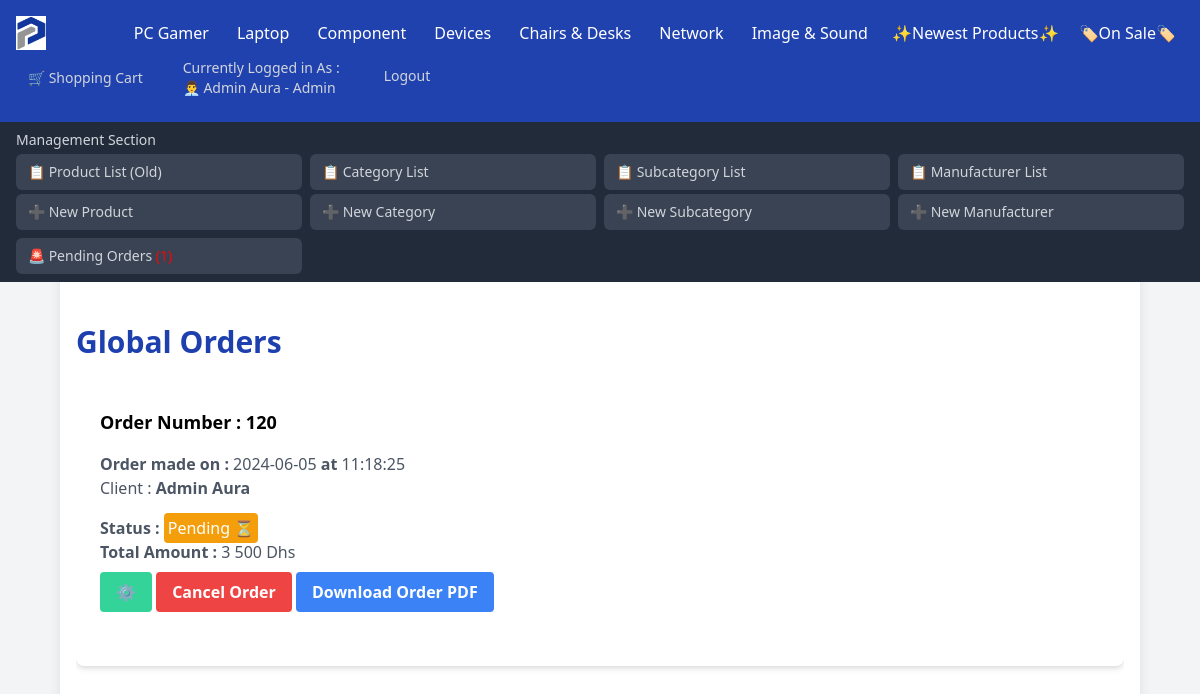
Before: /User/User_GlobalOrders.php (signed in) with the older database file.
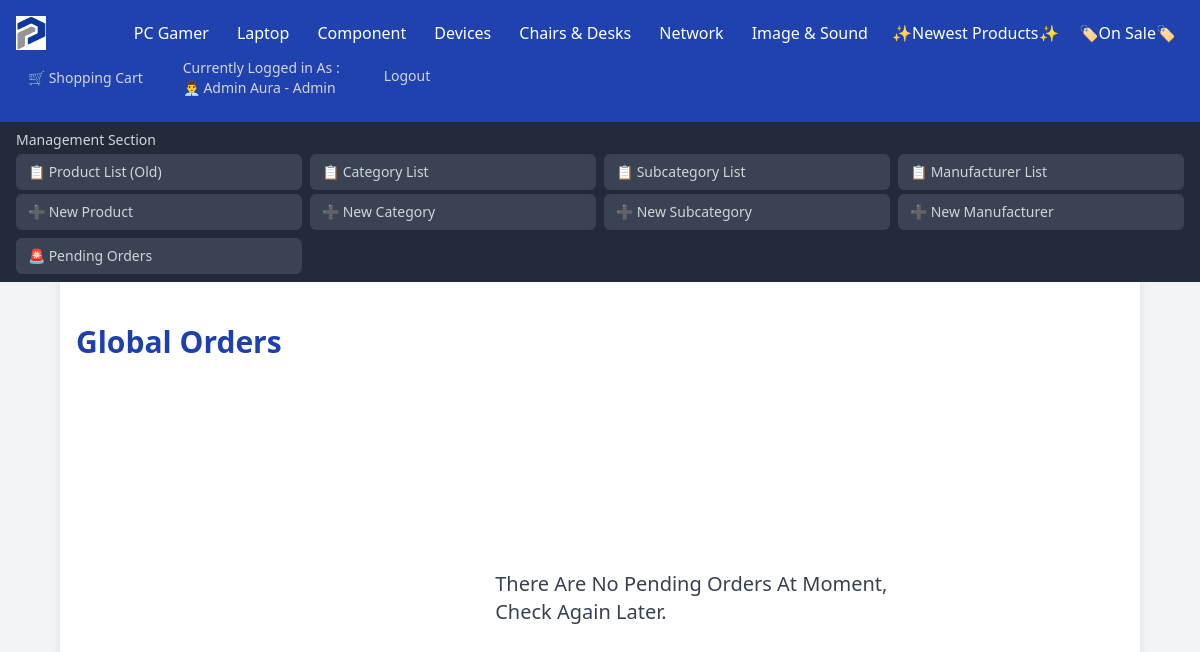
After: the same page with the newer database file.
### tables this page shows
CREATE TABLE `categories` (
  `Category_ID` int NOT NULL AUTO_INCREMENT,
  `Category_Name` varchar(100) DEFAULT 'Unspecified',
  `Category_Desc` varchar(2000) DEFAULT NULL,
  PRIMARY KEY (`Category_ID`),
  UNIQUE KEY `UC_Category_Name` (`Category_Name`),
  UNIQUE KEY `Category_Name` (`Category_Name`)
);

CREATE TABLE `orders` (
  `Order_ID` int NOT NULL AUTO_INCREMENT,
  `Order_Date` timestamp NULL DEFAULT CURRENT_TIMESTAMP,
  `Order_TotalAmount` decimal(10,2) DEFAULT NULL,
  `Order_ShippingAddress` varchar(255) DEFAULT NULL,
  `Order_Status` varchar(255) DEFAULT 'Pending',
  `Order_PaymentMethod` varchar(255) DEFAULT NULL,
  `Order_PhoneNumber` varchar(255) DEFAULT NULL,
  `Order_Notes` text,
  `User_ID` int DEFAULT NULL,
  PRIMARY KEY (`Order_ID`),
  KEY `User_ID` (`User_ID`),
  CONSTRAINT `orders_ibfk_1` FOREIGN KEY (`User_ID`) REFERENCES `users` (`User_ID`)
);

CREATE TABLE `users` (
  `User_ID` int NOT NULL AUTO_INCREMENT,
  `User_Username` varchar(255) DEFAULT NULL,
  `User_FirstName` varchar(255) DEFAULT NULL,
  `User_LastName` varchar(255) DEFAULT NULL,
  `User_Phone` varchar(255) DEFAULT NULL,
  `User_Country` varchar(255) DEFAULT NULL,
  `User_Address` varchar(255) DEFAULT NULL,
  `User_Email` varchar(255) DEFAULT NULL,
  `User_Password` varchar(255) DEFAULT NULL,
  `User_RegisterationDate` timestamp NULL DEFAULT CURRENT_TIMESTAMP,
  `User_Role` enum('Owner','Admin','Client') NOT NULL DEFAULT 'Client',
  `Account_Status` varchar(255) DEFAULT 'Unlocked',
  PRIMARY KEY (`User_ID`),
  UNIQUE KEY `User_Username` (`User_Username`)
);

### User/User_GlobalOrders.php (the view, shortened to what the changed rows need)
<!DOCTYPE html>
<html lang="en">
<head>
    <?php
    include_once ("../DB_Connexion.php");
    function formatNumber($number)
    {
        return number_format($number, 0, '', ' ');
    }
    $Categories = "SELECT Category_ID, Category_Name FROM Categories ORDER BY Category_ID ASC";
    $pdoCategories = $connexion->prepare($Categories);
    $pdoCategories->execute();
    $Categories = $pdoCategories->fetchAll(PDO::FETCH_ASSOC);
    $bigQuery = "SELECT p.Product_ID, p.Product_Name, p.Product_Picture, o.Order_ID, o.Order_ShippingAddress, o.Order_Date, o.Order_TotalAmount, o.Order_Status,
                 oi.OrderItem_Quantity, oi.OrderItem_UnitPrice, u.User_ID , u.User_Username, u.User_FirstName , u.User_LastName , o.Order_PhoneNumber , o.Order_Notes,
                 o.Order_PaymentMethod FROM Orders o
                 INNER JOIN OrderItems oi ON o.Order_ID = oi.Order_ID
                 INNER JOIN Products p ON oi.Product_ID = p.Product_ID
                 INNER JOIN Users u ON o.User_ID = u.User_ID
                  ORDER BY Order_ID DESC";
    $pdostmt = $connexion->prepare($bigQuery);
    $pdostmt->execute([]);
    $Orders = $pdostmt->fetchAll(PDO::FETCH_ASSOC);
    $orders = [];
    foreach ($Orders as $Order) {
        $orders[$Order['Order_ID']]['Order_ID'] = $Order['Order_ID'];
        $orders[$Order['Order_ID']]['Order_Date'] = $Order['Order_Date'];
        $orders[$Order['Order_ID']]['Order_TotalAmount'] = $Order['Order_TotalAmount'];
        $orders[$Order['Order_ID']]['Order_Status'] = $Order['Order_Status'];
        $orders[$Order['Order_ID']]['User_ID'] = $Order['User_ID'];
        $orders[$Order['Order_ID']]['User_FirstName'] = $Order['User_FirstName'];
        $orders[$Order['Order_ID']]['User_LastName'] = $Order['User_LastName'];
        $orders[$Order['Order_ID']]['User_Username'] = $Order['User_Username'];
        $orders[$Order['Order_ID']]['Order_ShippingAddress'] = $Order['Order_ShippingAddress'];
        $orders[$Order['Order_ID']]['Order_PhoneNumber'] = $Order['Order_PhoneNumber'];
        $orders[$Order['Order_ID']]['Order_PaymentMethod'] = $Order['Order_PaymentMethod'];
        $orders[$Order['Order_ID']]['Order_Notes'] = $Order['Order_Notes'];
        $orders[$Order['Order_ID']]['Products'][] = [
            'Product_Name' => $Order['Product_Name'],
            'Product_Picture' => $Order['Product_Picture'],
            'OrderItem_Quantity' => $Order['OrderItem_Quantity'],
            'OrderItem_UnitPrice' => $Order['OrderItem_UnitPrice']
        ];
    }
    ?>
</head>
<body class="bg-gray-100">
    <nav class="bg-blue-800 text-white">
        <div class="flex flex-wrap justify-between items-center p-4">
            <div class="flex grid-cols-4 gap-1">
                <?php foreach ($Categories as $Category): ?>
                    <?php if ($Category['Category_Name'] !== 'Unspecified'):
                        ?>
                        <div class="relative category">
                            <a href="../?id=<?php echo $Category['Category_ID'] ?>&Type=Category&Name=<?php echo str_replace(' ', '', $Category['Category_Name']) ?>"
                                class="px-3 py-2 hover:bg-gray-700"><?php echo $Category['Category_Name']; ?></a>
                        </div>
                    <?php endif; ?>
                <?php endforeach; ?>
            </div>
        </div>
    </nav>
    <div class="outer-container bg-gray-100 min-h-screen py-8">
        <div class="container mx-auto p-4 bg-white shadow-lg rounded-lg">
            <div class="content-wrapper pt-8">
                <h1 class="text-3xl font-bold mb-6 text-blue-800">Global Orders</h1>
                <?php if ($Orders) { ?>
                    <section>
                        <?php foreach ($orders as $orderId => $order):
                            $Date = date('Y-m-d', strtotime($order['Order_Date'])) . ' <b>at</b> ' . date('H:i:s', strtotime($order['Order_Date']));
                            ?>
                            <div class="bg-white shadow-md rounded-lg p-6 mb-6 order-container <?php
                            echo ($order['Order_Status'] === 'Cancelled by User' || $order['Order_Status'] === 'Cancelled by Management') ? 'bg-red-100' : '';
                            ?>">
                                <h4 class="text-lg font-semibold mb-4"><b>Order Number :
                                    </b><?php echo $orderId; ?>
                                </h4>
                                <p class="text-gray-600"><b>Order made on : </b><?php echo $Date; ?></p>
                                <p class="text-gray-600 mb-4 status-paragraph">Client :
                                    <b><?php echo $order['User_FirstName'] . ' ' . $order['User_LastName'];
                                    ; ?></b>
                                </p>
                                <p class="text-gray-600 status-paragraph"><b>Status : </b>
                                    <?php
                                    $statusStyles = [
                                        'Completed' => ['bg-green-500', '✅'],
                                        'Pending' => ['bg-yellow-500', '⏳'],
                                        'Processing' => ['bg-blue-500', '🔄'],
                                        'Shipped' => ['bg-purple-500', '📦'],
                                        'Delivered' => ['bg-green-600', '📬'],
                                        'On Hold' => ['bg-yellow-500', '⏸️'],
                                        'Refunded' => ['bg-red-500', '💸'],
                                        'Returned' => ['bg-pink-500', '↩️'],
                                        'Cancelled by User' => ['bg-red-600', '❌'],
                                        'Cancelled by Management' => ['bg-red-700', '🚫']
                                    ];
                                    $orderStatus = $order['Order_Status'];
                                    if (isset($statusStyles[$orderStatus])) {
                                        $style = $statusStyles[$orderStatus][0];
                                        $emoji = $statusStyles[$orderStatus][1];
                                        echo "<span class=\"$style text-white p-1 rounded\">$orderStatus $emoji</span>";
                                    } else {
                                        echo "<span class=\"bg-gray-500 text-white p-1 rounded\">$orderStatus</span>";
                                    }
                                    ?>
                                </p>
                                <p class="text-gray-600"><b>Total Amount :
                                    </b><?php echo formatNumber($order['Order_TotalAmount']); ?> Dhs</p>
                                <?php if ($order['Order_Status'] !== 'Cancelled by User') { ?>
                                    <a href="User_Update_Order.php?id=<?php echo $order['Order_ID'] ?>"
                                        class="inline-block bg-green-400 hover:bg-green-600 text-white font-bold py-2 px-4 rounded transition duration-300 ease-in-out transform hover:scale-105">⚙️</a>
                                <?php } ?>
                                <?php if ($order['Order_Status'] !== 'Cancelled By User') { ?>
                                    <a href="User_CancelOrder.php?id=<?php echo $orderId; ?>"
                                        class="inline-block bg-red-500 hover:bg-red-600 text-white font-bold py-2 px-4 rounded transition duration-300 ease-in-out transform hover:scale-105">Cancel
                                        Order</a>
                                <?php } ?>
                                <a href="../Order_PDF.php?id=<?php echo $orderId ?>&Level=Staff"
                                class="inline-block mt-2 bg-blue-500 hover:bg-blue-600 text-white font-bold py-2 px-4 rounded transition duration-300 ease-in-out transform hover:scale-105">Download Order PDF</a>
                                <a href="User_DeleteOrder.php?id=<?php echo $orderId ?>" style="margin-left : 95%">
                                    <box-icon name='trash-alt' type='solid' animation='tada' color='#c92828'></box-icon></a>
                            </div>
                        <?php endforeach; ?>
                    </section>
                <?php } else { ?>
                    <h1 class="text-xl text-gray-700 CC" id="Empty_Cart">There Are No Pending Orders At Moment, <br>Check
                        Again Later.</h1>
                <?php } ?>
            </div>
        </div>
    </div>
</body>
</html>

Changed rows visible on the page:
removed orders: orderId "120", Order_Date "2024-06-05", Order_Date "11:18:25", User_ID.User_FirstName "Admin", User_ID.User_LastName "Aura", Order_Status "Pending", Order_Status "⏳", Order_TotalAmount "3 500"
Other visible differences:
text now shown: "There Are No Pending Orders At Moment, Check Again Later."
